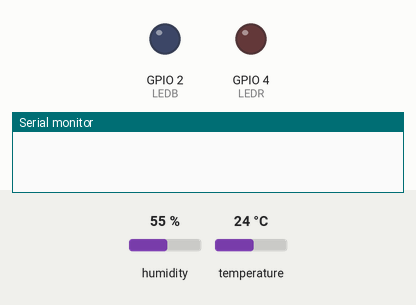
Simulated run of this sketch. Board: ESP32. On the bench: output pins drawn as LEDs (lit = HIGH), the last lines printed to the serial monitor. Inputs (shaded band) come from the test bench; at power-on: humidity 55 %, temperature 24 °C. WiFi joins after 1.5 s; servers stay silent unless stated.

Above: at 0.1 s.
At 2.0 s:
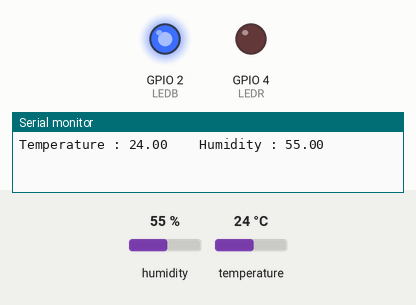
Timing chart, 0 to 3.5 s (numbered marks = the images above):
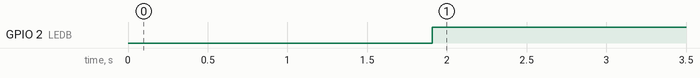

Measured:
- by itself, GPIO 2 (LEDB): LOW → HIGH at 1.9 s

The sketch:

IoT-Thermo-Hygrometer-With-Blynk.ino
```cpp
//Tech Trends Shameer
#define BLYNK_TEMPLATE_ID "TMPL6BaD_zBbC"
#define BLYNK_TEMPLATE_NAME "Hydro Thermometer"
#define BLYNK_AUTH_TOKEN "vXSbP-kWUfSNd-sbeOfZZFtpBEv2rNSx"
#define BLYNK_PRINT Serial
#define LEDB 2
#define LEDR 4
#include <WiFi.h>
#include <WiFiClient.h>
#include <BlynkSimpleEsp32.h>
#include <DHT.h>

char auth[] = BLYNK_AUTH_TOKEN;
char ssid[] = "algianya";  // type your wifi name
char pass[] = "4131772002";  // type your wifi password


BlynkTimer timer;

#define DHTPIN 27
#define DHTTYPE DHT22
DHT dht(DHTPIN, DHTTYPE);

void sendSensor()
{
  float h = dht.readHumidity();
  float t = dht.readTemperature(); // or dht.readTemperature(true) for Fahrenheit

  if (isnan(h) || isnan(t))
  {
    Blynk.virtualWrite(V1, "Pengambilan Data Gagal, Periksa Sensor");
    Serial.println("Failed to read from DHT sensor!");
    digitalWrite(LEDB, LOW);
    digitalWrite(LEDR, HIGH);
    delay(100);
    digitalWrite(LEDR, LOW);
    delay(100);
  }
  else {
  // You can send any value at any time.
  // Please don't send more that 10 values per second.
    Blynk.virtualWrite(V1, "Pengambilan Data Sukses");
    digitalWrite(LEDR, LOW);
    digitalWrite(LEDB, HIGH);
    Blynk.virtualWrite(V5, t);
    Blynk.virtualWrite(V6, h);
    Serial.print("Temperature : ");
    Serial.print(t);
    Serial.print("    Humidity : ");
    Serial.println(h);
  }
}
void setup()
{
  //DEBUG, PENTING!!!
  Serial.begin(9600);
  Blynk.begin(auth, ssid, pass, "blynk.cloud", 80);
  dht.begin();
  timer.setInterval(100L, sendSensor);
  pinMode(LEDR, OUTPUT);
  pinMode(LEDB, OUTPUT);

  }
void loop()
{
  Blynk.run();
  timer.run();
 }
```
